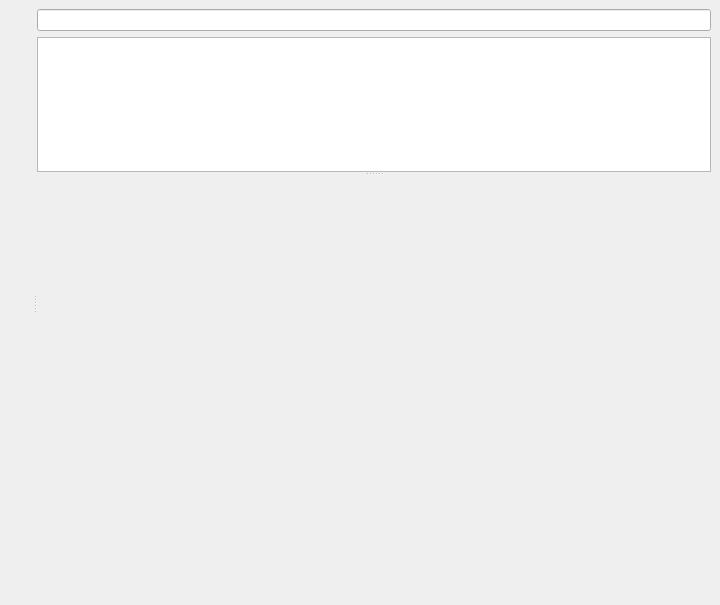
<?xml version="1.0" encoding="UTF-8"?>
<ui version="4.0">
 <class>uiMainWindow</class>
 <widget class="QMainWindow" name="uiMainWindow">
  <property name="geometry">
   <rect>
    <x>0</x>
    <y>0</y>
    <width>720</width>
    <height>605</height>
   </rect>
  </property>
  <property name="windowTitle">
   <string>MainWindow</string>
  </property>
  <widget class="QWidget" name="uiCentralWidget">
   <layout class="QVBoxLayout" name="verticalLayout_4">
    <item>
     <widget class="QSplitter" name="ui_splitter_horizontal">
      <property name="orientation">
       <enum>Qt::Horizontal</enum>
      </property>
      <widget class="QWidget" name="widget_4" native="true">
       <layout class="QVBoxLayout" name="verticalLayout_3">
        <property name="spacing">
         <number>6</number>
        </property>
        <property name="topMargin">
         <number>9</number>
        </property>
        <property name="rightMargin">
         <number>9</number>
        </property>
        <item>
         <widget class="SystemManualView" name="ui_system_manual_view" native="true"/>
        </item>
       </layout>
      </widget>
      <widget class="QWidget" name="widget_3" native="true">
       <layout class="QVBoxLayout" name="verticalLayout_2">
        <item>
         <widget class="QSplitter" name="ui_splitter_vertical">
          <property name="orientation">
           <enum>Qt::Vertical</enum>
          </property>
          <widget class="QWidget" name="widget" native="true">
           <layout class="QVBoxLayout" name="verticalLayout">
            <item>
             <widget class="QLineEdit" name="ui_filter"/>
            </item>
            <item>
             <widget class="ToolTreeView" name="ui_tree">
              <property name="maximumSize">
               <size>
                <width>16777215</width>
                <height>16777215</height>
               </size>
              </property>
              <property name="baseSize">
               <size>
                <width>0</width>
                <height>0</height>
               </size>
              </property>
             </widget>
            </item>
           </layout>
          </widget>
           <layout class="QVBoxLayout" name="verticalLayout">
            <item>
              <widget class="DeviceManualView" name="ui_button_group" native="true"/>
            </item>
           </layout>
         </widget>
        </item>
       </layout>
      </widget>
     </widget>
    </item>
   </layout>
  </widget>
 </widget>
 <customwidgets>
  <customwidget>
   <class>ToolTreeView</class>
   <extends>QTreeView</extends>
   <header>opentoolcontroller/views/widgets/tool_tree_view</header>
  </customwidget>
  <customwidget>
   <class>SystemManualView</class>
   <extends>QWidget</extends>
   <header>opentoolcontroller/views/widgets/system_manual_view</header>
  </customwidget>
  <customwidget>
   <class>DeviceManualView</class>
   <extends>QWidget</extends>
   <header>opentoolcontroller/views/widgets/device_manual_view</header>
  </customwidget>
 </customwidgets>
 <resources/>
 <connections/>
</ui>
